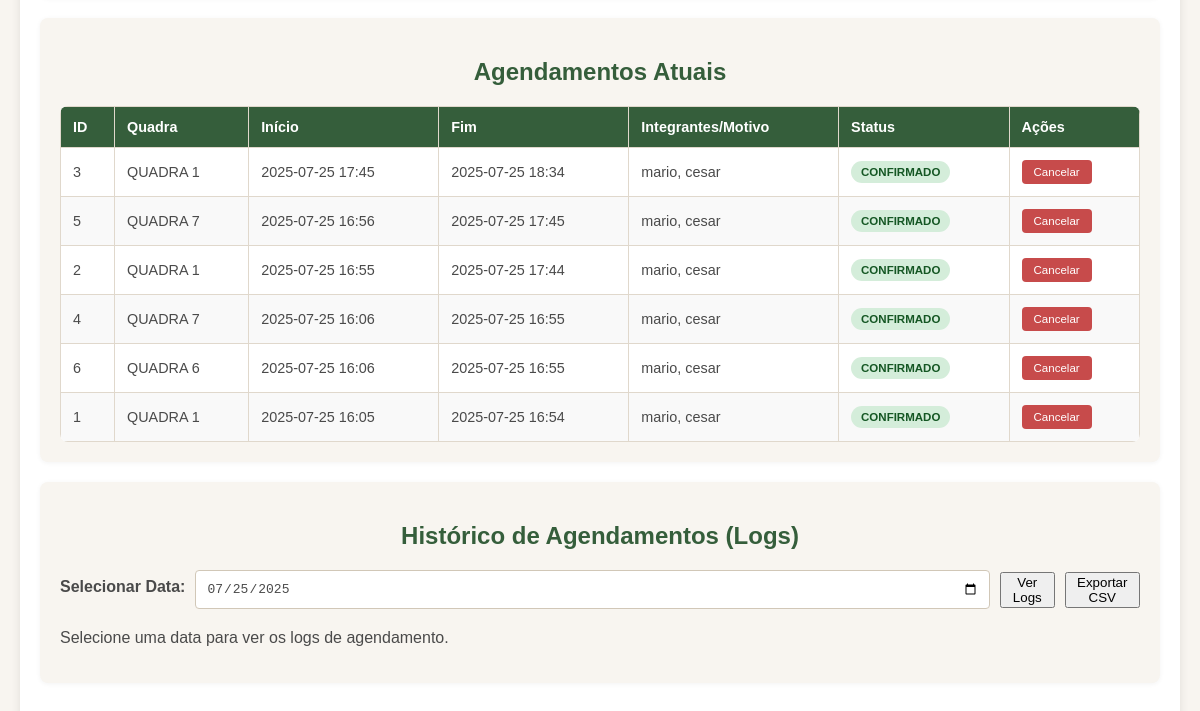
Page /admin (signed in, lower part) on the earlier database version.
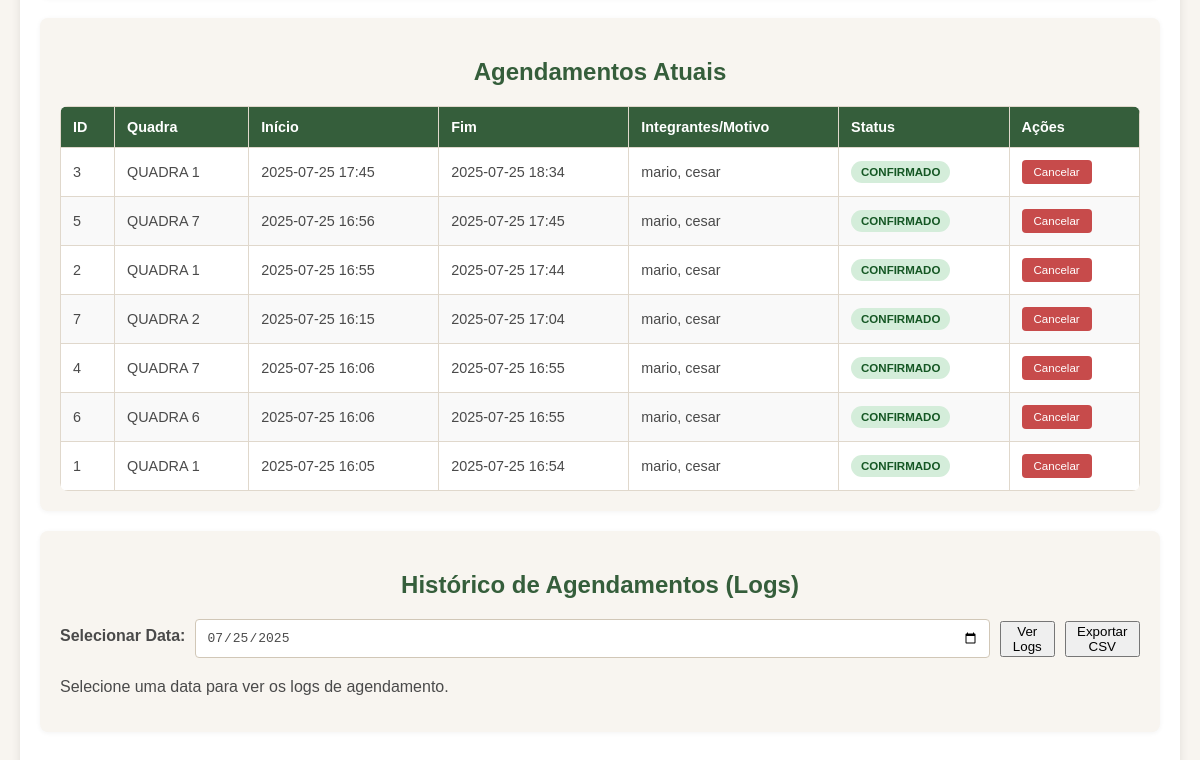
Same page on the later database version.
### tables this page shows
CREATE TABLE bookings (
            id INTEGER PRIMARY KEY AUTOINCREMENT,
            courtId TEXT NOT NULL,
            startTime TEXT NOT NULL,
            endTime TEXT NOT NULL,
            players TEXT NOT NULL, -- Armazenado como JSON string
            status TEXT NOT NULL,
            bookedBy TEXT,
            isBlockBooking INTEGER NOT NULL, -- 0 para False, 1 para True
            blockBookingReason TEXT,
            createdAt TEXT NOT NULL
        );

### app.py (the view, shortened to what this page needs)
@app.route('/admin', methods=['GET', 'POST'])
@login_required
@role_required(['admin'])
def admin_panel():
    settings = get_settings_db()
    all_bookings = get_bookings_db()
    all_bookings.sort(key=lambda x: x['startTime'], reverse=True) # Mais recente primeiro
    all_users = get_all_users()
    courts = [f"QUADRA {i + 1}" for i in range(7)]
    current_date = datetime.now().strftime('%Y-%m-%d')
    current_time = datetime.now().strftime('%H:%M')
    one_hour_later = (datetime.now() + timedelta(hours=1)).strftime('%H:%M')
    return render_template('admin.html', settings=settings, bookings=all_bookings, courts=courts,
                           current_date=current_date, current_time=current_time, one_hour_later=one_hour_later, all_users=all_users)

### app.py (called while the page is built)
def get_db():
    if 'db' not in g:
        g.db = sqlite3.connect(DB_FILE, check_same_thread=False)
        g.db.row_factory = sqlite3.Row # Configura o cursor para retornar linhas como objetos Row
    return g.db

def get_user_by_id(user_id):
    conn = get_db()
    cursor = conn.cursor()
    cursor.execute("SELECT id, username, password_hash, role FROM users WHERE id = ?", (user_id,))
    return cursor.fetchone()

def get_all_users():
    conn = get_db()
    cursor = conn.cursor()
    cursor.execute("SELECT id, username, role FROM users ORDER BY username ASC")
    return cursor.fetchall()

def get_settings_db():
    conn = get_db()
    cursor = conn.cursor()
    cursor.execute("SELECT value FROM settings WHERE key = 'bookingDurationMinutes'")
    result = cursor.fetchone()
    return {"bookingDurationMinutes": int(result[0])} if result else {"bookingDurationMinutes": 50}

@app.before_request
def load_logged_in_user():
    user_id = session.get('user_id')
    if user_id is None:
        g.user = None
    else:
        g.user = get_user_by_id(user_id)

### templates/admin.html (shortened to what this page needs)
<!DOCTYPE html>
<html lang="pt-BR">
<head>
</head>
<body>
    <div class="container">
        <div class="section-card">
            <h2>Agendamentos Atuais</h2>
            {% if bookings %}
            <table>
                <thead>
                    <tr>
                        <th>ID</th>
                        <th>Quadra</th>
                        <th>Início</th>
                        <th>Fim</th>
                        <th>Integrantes/Motivo</th>
                        <th>Status</th>
                        <th>Ações</th>
                    </tr>
                </thead>
                <tbody>
                    {% for booking in bookings %}
                    <tr>
                        <td>{{ booking.id }}</td>
                        <td>{{ booking.courtId }}</td>
                        <td>{{ booking.startTime.strftime('%Y-%m-%d %H:%M') }}</td>
                        <td>{{ booking.endTime.strftime('%Y-%m-%d %H:%M') }}</td>
                        <td>
                            {% if booking.isBlockBooking %}
                                {{ booking.blockBookingReason }}
                            {% else %}
                                {{ ', '.join(booking.players) }}
                            {% endif %}
                        </td>
                        <td>
                            <span class="status-tag
                                {% if booking.isBlockBooking %}status-block-booking
                                {% elif booking.status == 'confirmed' %}status-confirmed
                                {% elif booking.status == 'playing' %}status-playing
                                {% elif booking.status == 'provisional' %}status-alert-yellow
                                {% endif %}">
                                {% if booking.isBlockBooking %}BLOQUEADO
                                {% elif booking.status == 'confirmed' %}CONFIRMADO
                                {% elif booking.status == 'playing' %}EM JOGO
                                {% elif booking.status == 'provisional' %}PROVISÓRIO
                                {% endif %}
                            </span>
                        </td>
                        <td>
                            <form action="{{ url_for('admin_panel') }}" method="post" style="display:inline-block;">
                                <button type="submit" name="cancel_booking" class="action-button-table delete">Cancelar</button>
                            </form>
                        </td>
                    </tr>
                    {% endfor %}
                </tbody>
            </table>
            {% else %}
            <p>Nenhum agendamento encontrado.</p>
            {% endif %}
        </div>
        <div class="section-card">
            <h2>Histórico de Agendamentos (Logs)</h2>
            <div class="form-group">
                <label for="logDate">Selecionar Data:</label>
                <input type="date" id="logDate" value="{{ current_date }}">
                <button type="button" class="submit" onclick="fetchDailyLogs()">Ver Logs</button>
                <button type="button" class="submit" onclick="exportDailyLogsCsv()">Exportar CSV</button>
            </div>
            <div id="logsDisplay" style="margin-top: 20px;">
                <p>Selecione uma data para ver os logs de agendamento.</p>
            </div>
        </div>
    </div>
</body>
</html>

Differences in the rows shown:
added bookings: id "7", courtId "QUADRA 2", startTime "2025-07-25 16:15", endTime "2025-07-25 17:04", players "mario, cesar", isBlockBooking "CONFIRMADO"
